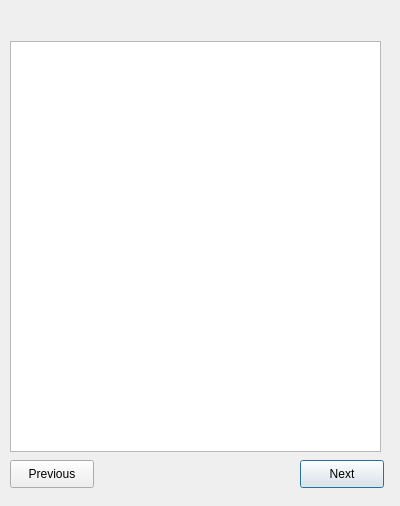
<?xml version="1.0" encoding="UTF-8"?>
<ui version="4.0">
 <class>SearchDialog</class>
 <widget class="QDialog" name="SearchDialog">
  <property name="geometry">
   <rect>
    <x>0</x>
    <y>0</y>
    <width>400</width>
    <height>506</height>
   </rect>
  </property>
  <property name="windowTitle">
   <string>Dialog</string>
  </property>
  <widget class="QLabel" name="label">
   <property name="geometry">
    <rect>
     <x>170</x>
     <y>10</y>
     <width>151</width>
     <height>20</height>
    </rect>
   </property>
   <property name="text">
    <string/>
   </property>
  </widget>
  <widget class="QListWidget" name="listWidget">
   <property name="geometry">
    <rect>
     <x>10</x>
     <y>41</y>
     <width>371</width>
     <height>411</height>
    </rect>
   </property>
  </widget>
  <widget class="QPushButton" name="pushButton">
   <property name="geometry">
    <rect>
     <x>300</x>
     <y>460</y>
     <width>84</width>
     <height>28</height>
    </rect>
   </property>
   <property name="text">
    <string>Next</string>
   </property>
  </widget>
  <widget class="QPushButton" name="pushButton_2">
   <property name="geometry">
    <rect>
     <x>10</x>
     <y>460</y>
     <width>84</width>
     <height>28</height>
    </rect>
   </property>
   <property name="text">
    <string>Previous</string>
   </property>
  </widget>
 </widget>
 <resources/>
 <connections/>
</ui>
